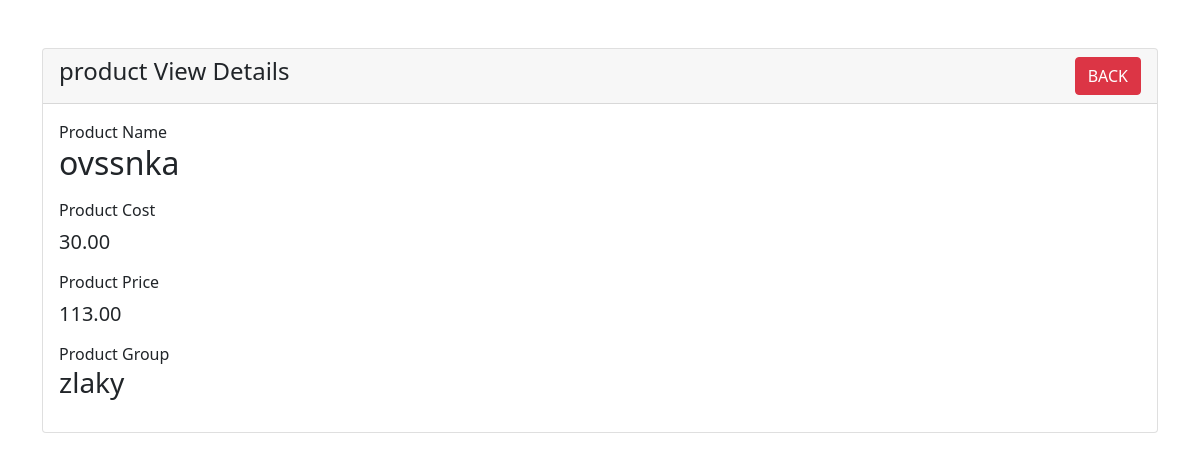
Page /product-view.php?id=1 on the committed database.
### tables this page shows
CREATE TABLE `products` (
  `id` int NOT NULL,
  `name` varchar(191) NOT NULL,
  `cost` decimal(10,2) NOT NULL,
  `price` decimal(10,2) NOT NULL,
  `grop` varchar(191) NOT NULL
);

### product-view.php (the view, shortened to what this page needs)
<?php
require 'dbcon.php';
?>
<!doctype html>
<html lang="en">
  <head>
    <link href="https://cdn.jsdelivr.net/npm/bootstrap@5.1.3/dist/css/bootstrap.min.css" rel="stylesheet">
</head>
<body>
    <div class="container mt-5">
        <div class="row">
            <div class="col-md-12">
                <div class="card">
                    <div class="card-header">
                        <h4>product View Details
                            <a href="index.php" class="btn btn-danger float-end">BACK</a>
                        </h4>
                    </div>
                    <div class="card-body">
                        <?php
                        if(isset($_GET['id']))
                        {
                            $product_id = mysqli_real_escape_string($con, $_GET['id']);
                            $query = "SELECT * FROM products WHERE id='$product_id' ";
                            $query_run = mysqli_query($con, $query);
                            if(mysqli_num_rows($query_run) > 0)
                            {
                                $product = mysqli_fetch_array($query_run);
                                ?>
                                    <div class="mb-3">
                                        <label>Product Name</label>
                                        <h2>
                                            <?=$product['name'];?>
                                        </h2>
                                    </div>
                                    <div class="mb-3">
                                        <label class="mb-2">Product Cost</label>
                                        <h5>
                                            <?=$product['cost'];?>
                                        </h5>
                                    </div>
                                    <div class="mb-3">
                                        <label class="mb-2">Product Price</label>
                                        <h5>
                                            <?=$product['price'];?>
                                        </h5>
                                    </div>
                                    <div class="mb-3">
                                        <label>Product Group</label>
                                        <h3>
                                            <?=$product['grop'];?>
                                        </h3>
                                    </div>
                                <?php
                            }
                            else
                            {
                                echo "<h4>No Such Id Found</h4>";
                            }
                        }
                        ?>
                    </div>
                </div>
            </div>
        </div>
    </div>
</body>
</html>

### rows in the picture
products: name "ovssnka", cost "30.00", price "113.00", grop "zlaky"
